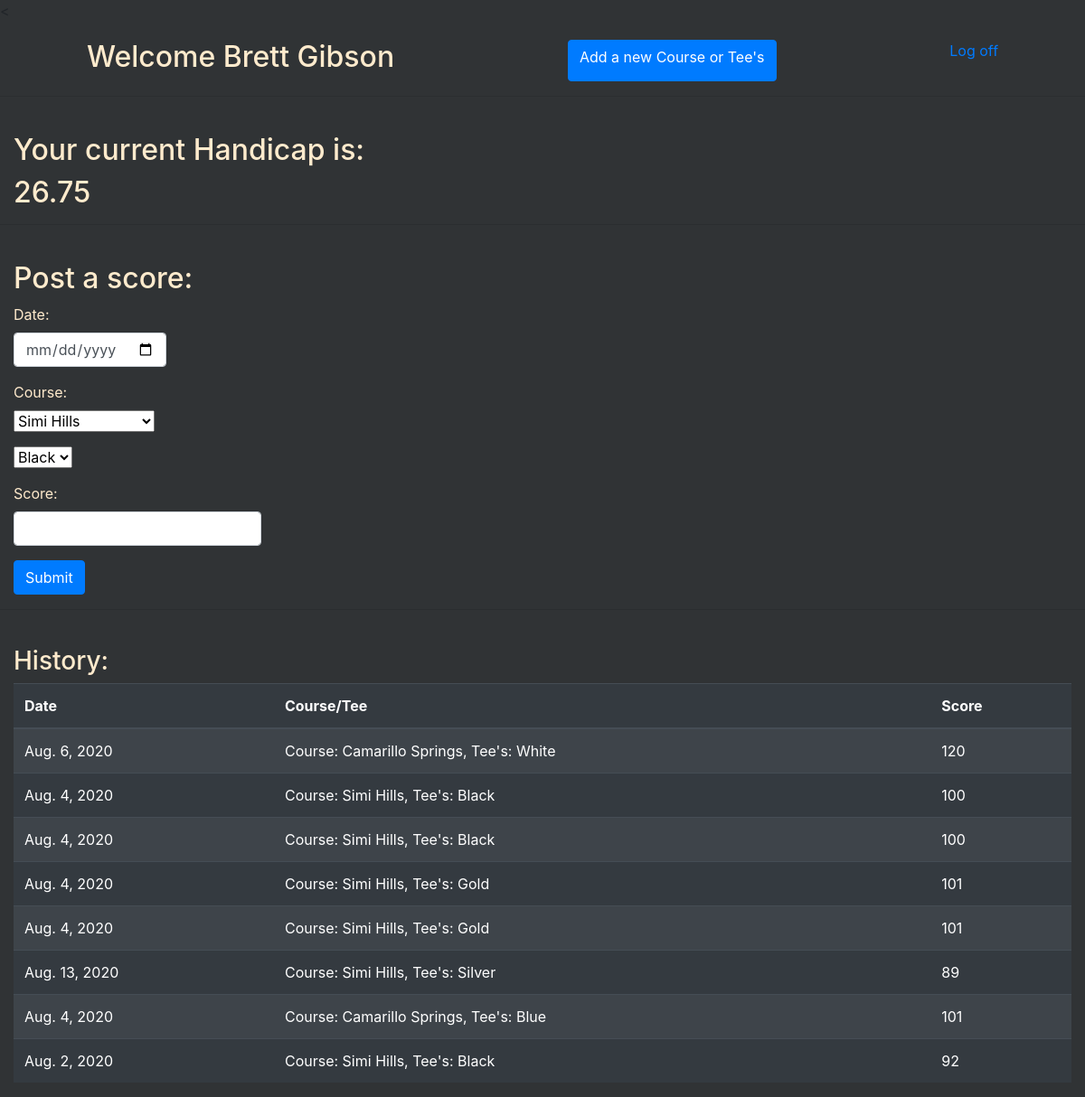
/hcp/ (signed in), run on the app's committed database.
### login_reg_app/models.py (models this page shows, shortened)
class User(models.Model):
    first_name = models.CharField(max_length=20)
    last_name = models.CharField(max_length=20)
    email = models.EmailField(unique=True)
    password = models.CharField(max_length=20)
    created_at = models.DateTimeField(auto_now_add=True)
    updated_at = models.DateTimeField(auto_now=True)
    objects = UserManager()

### hcp_calc/models.py (models this page shows, shortened)
class Handicap(models.Model):
    user = models.OneToOneField(User, on_delete=models.CASCADE)
    handicap_index = models.DecimalField(max_digits=4, decimal_places=2, null=False)

class Score(models.Model):
    user = models.ForeignKey(User, on_delete=models.CASCADE)
    date = models.DateField()
    tee = models.ForeignKey(Tee, on_delete=models.CASCADE)
    score = models.IntegerField()
    diff = models.IntegerField()

class Tee(models.Model):
    course = models.ForeignKey(Course, related_name='course', on_delete=models.CASCADE)
    teeName = models.CharField(max_length=10)
    rating = models.DecimalField(max_digits=4, decimal_places=2)
    slope = models.DecimalField(max_digits=5, decimal_places=2)
    def __str__(self):
        return f" Course: {self.course}, Tee's: {self.teeName}"

class Course(models.Model):
    name = models.CharField(max_length=200)
    def __str__(self):
        return self.name

### hcp_calc/views.py (the view)
# urls.py: path('', views.dashboard),
def dashboard(request):
    user_that_logged_in = User.objects.get(id=request.session['user_id'])
    if Handicap.objects.filter(user=user_that_logged_in).count() == 0:
        Handicap.objects.create(
            user=user_that_logged_in,
            handicap_index=99.00
        )
    context = {
        'user': User.objects.get(id=request.session['user_id']),
        'courses': Course.objects.all(),
        'tees': Tee.objects.all(),
        'handicap': Handicap.objects.get(user=user_that_logged_in),
        'scores': Score.objects.filter(user=user_that_logged_in),
    }
    return render(request, 'dashboard.html', context)

### hcp_calc/templates/dashboard.html (shortened to what this page needs)
<!DOCTYPE html>
<html lang="en">
<head>
    <link rel="stylesheet" href="https://stackpath.bootstrapcdn.com/bootstrap/4.5.0/css/bootstrap.min.css">
    {% load static %}
    <link rel="stylesheet" href="{% static 'style.css' %}">
</head>
<body>
    <<nav>
        <h2>Welcome {{ user.first_name }} {{ user.last_name }}</h2>
        <a href="/hcp/new_course/" role="button" class="btn btn-primary">Add a new Course or Tee's</a>
        <a href="/">Log off</a>
    </nav>
    <hr>
    <br>
    <div>
        <section class="col-md-12">
            <h2>Your current Handicap is:</h2>
            <h2> {{ handicap.handicap_index }}</h2>
        </section>
    </div>
    <hr>
    <br>
    <div>
        <section class="col-md-12">
            <h2> Post a score:</h2>
            <form action="/hcp/post_a_round/" method="POST">
                <div class="form-group">
                    <label for="date">Date:</label>
                    <input type="date" name="date" id="date" class="form-control">
                </div>
                <div class="form-group">
                    <label for="tee">Course:</label><br>
                    <select name="course" id="course">
                    </select>
                </div>
                <div class="form-group">
                    <select name="tee" id="tee">
                    </select>
                </div>
                <div class="form-group">
                    <label for="score">Score:</label>
                    <input type="text" name="score" class="form-control">
                </div>
                <button class="btn btn-primary">Submit</button>
            </form>
        </section>
    </div>
    <hr>
    <br>
    <div>
        <section class="col-md-12">
            <h3>History:</h3>
            <table class="table table-dark table-striped">
                <thead>
                    <tr>
                        <th>Date</th>
                        <th>Course/Tee</th>
                        <th>Score</th>
                    </tr>
                </thead>
                <tbody>
                {% for score in scores reversed %}
                    <tr>
                        <td>{{ score.date }}</td>
                        <td>{{ score.tee }}</td>
                        <td>{{ score.score }}</td>
                    </tr>
                {% endfor %}
                </tbody>
            </table>
        </section>
    </div>
</body>
</html>

### login_reg_app/static/style.css (style rules this page uses)
body { background-color: rgb(48, 51, 53); }
nav { display: flex; justify-content: space-around; padding-top: 20px; }
h1,h2,h3,h4,h5,p,label,form { color: blanchedalmond; }
section { display: flexbox; }
.form-control { width: auto; }

### data on the page
User: first_name "Brett", last_name "Gibson"
Handicap: handicap_index "26.75"
Score: date "Aug. 6, 2020", tee "Course: Camarillo Springs, Tee's: White", score "120"
Score: date "Aug. 4, 2020", tee "Course: Simi Hills, Tee's: Black", score "100"
Score: date "Aug. 4, 2020", tee "Course: Simi Hills, Tee's: Black", score "100"
Score: date "Aug. 4, 2020", tee "Course: Simi Hills, Tee's: Gold", score "101"
Score: date "Aug. 4, 2020", tee "Course: Simi Hills, Tee's: Gold", score "101"
Score: date "Aug. 13, 2020", tee "Course: Simi Hills, Tee's: Silver", score "89"
Score: date "Aug. 4, 2020", tee "Course: Camarillo Springs, Tee's: Blue", score "101"
Score: date "Aug. 2, 2020", tee "Course: Simi Hills, Tee's: Black", score "92"
